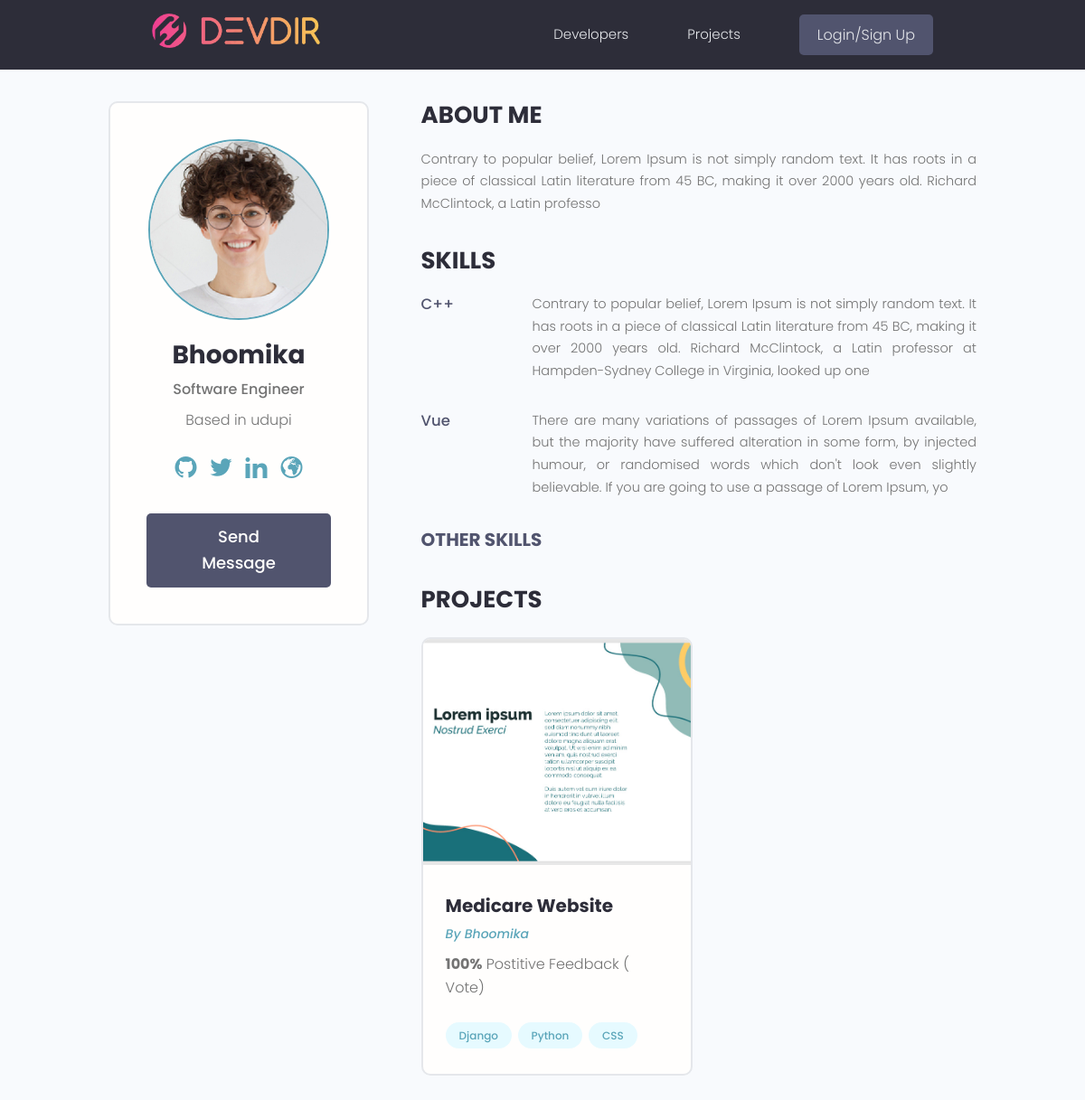
/user-profile/f60db098-cd04-4ef9-a49d-ca8eccd35673/, run on the app's committed database.
### users/models.py (models this page shows, shortened)
class Profile(models.Model):
    id = models.UUIDField(default = uuid.uuid4, primary_key=True, unique=True, editable=False)
    user = models.OneToOneField(User,blank=True, null=True, on_delete=models.CASCADE)
    name = models.CharField(max_length=200, blank=True, null=True)
    email = models.EmailField(max_length=200, blank=True, null=True)
    username = models.CharField(max_length=200, blank=True , null=True )
    short_intro = models.CharField(max_length=200, blank=True, null=True)
    bio = models.TextField(max_length=255, blank=True, null=True)
    location = models.CharField(max_length=255, blank=True, null=True)
    profile_image = models.ImageField(blank=True, null=True, upload_to='profiles/', default='profiles/user-default.png')
    social_github =  models.CharField(max_length=255, blank=True, null=True)
    social_twitter = models.CharField(max_length=255, blank=True, null=True)
    social_linkedin = models.CharField(max_length=255, blank=True, null=True)
    social_youtube = models.CharField(max_length=255, blank=True, null=True)
    social_website = models.CharField(max_length=255, blank=True, null=True)
    created = models.DateTimeField(auto_now_add= True )
    class Meta:
        ordering = ['created']
    @property
    def imageURL(self):
        try:
            url = self.profile_image.url
        except:
            url = ''
        return url

class Skill(models.Model):
    id = models.UUIDField(default = uuid.uuid4, primary_key=True, unique=True, editable=False)
    owner =models.ForeignKey('Profile',blank=True, null=True, on_delete=models.CASCADE)
    name = models.CharField(max_length=200, blank=True, null=True)
    description = models.TextField(max_length=255,blank=True, null=True)
    created = models.DateTimeField(auto_now_add= True)

### projects/models.py (models this page shows, shortened)
class Project(models.Model):
    id = models.UUIDField(default = uuid.uuid4, primary_key=True, unique=True, editable=False)
    owner = models.ForeignKey(Profile, null=True, blank=True, on_delete= models.CASCADE)
    title = models.CharField(max_length=200, blank=False, null=False)
    description = models.TextField(blank=True, null=True)
    featured_image = models.ImageField(blank=True, null=True, default= 'default.png')
    demo_link = models.CharField(max_length=255, blank=True, null=True)
    source_link = models.CharField(max_length=255, blank=True, null=True)
    tags = models.ManyToManyField('Tag', blank=True)
    vote_count = models.IntegerField(default=0, blank=True)
    vote_ratio = models.IntegerField(default=0, blank=True)
    created = models.DateTimeField(auto_now_add= True )
    class Meta:
        ordering = ['-vote_ratio','-created','title']
    @property
    def imageURL(self):
        try:
            url = self.featured_image.url
        except:
            url = ''
        return url

class Tag(models.Model):
    id = models.UUIDField(default = uuid.uuid4, primary_key=True, unique=True, editable=False)
    name = models.CharField(max_length=200, blank=False, null=False)
    created = models.DateTimeField(auto_now_add= True )
    def __str__(self):
        return self.name

### users/views.py (the view)
# urls.py: path('user-profile/<str:pid>/', views.userProfile, name="user-profile"),
def userProfile(request, pid):
    profile = Profile.objects.get(id=pid)
    topSkills = profile.skill_set.exclude(description__exact='')
    otherSkills = profile.skill_set.filter(description='')
    context = {'profile': profile , 'topSkills': topSkills, 'otherSkills': otherSkills}
    return render(request, 'user-profile.html', context)

### users/templates/user-profile.html (shortened to what this page needs)
{% extends 'main.html' %}
{% block content %}
<main class="profile my-md">
    <div class="container">
        <div class="layout">
            <div class="column column--1of3">
                <div class="card text-center">
                    <div class="card__body dev">
                        <img class="avatar avatar--xl" src="{{ profile.imageURL }}" />
                        <h2 class="dev__name">{{profile.name}}</h2>
                        <p class="dev__title">{{profile.short_intro}}</p>
                        <p class="dev__location">Based in {{profile.location}}</p>
                        <ul class="dev__social">
                            {% if profile.social_github %}
                            <li>
                                <a title="Github" href="{{profile.social_github}}" target="_blank"><i
                                        class="im im-github"></i></a>
                            </li>
                            {% endif %}
                            {% if profile.social_twitter %}
                            <li>
                                <a title="Twitter" href="{{profile.social_twitter}}" target="_blank"><i
                                        class="im im-twitter"></i></a>
                            </li>
                            {% endif %}
                            {% if profile.social_linkedin %}
                            <li>
                                <a title="LinkedIn" href="{{profile.social_linkedin}}" target="_blank"><i
                                        class="im im-linkedin"></i></a>
                            </li>
                            {% endif %}
                            {% if profile.social_website %}
                            <li>
                                <a title="Personal Website" href="{{profile.social_website}}" target="_blank"><i
                                        class="im im-globe"></i></a>
                            </li>
                            {% endif %}
                        </ul>
                        {% if request.user.profile.id != profile.id %}
                        <a href="{% url 'create-message' profile.id %}" class="btn btn--sub btn--lg">Send Message </a>
                        {% endif %}
                    </div>
                </div>
            </div>
            <div class="column column--2of3">
                <div class="devInfo">
                    <h3 class="devInfo__title">About Me</h3>
                    <p class="devInfo__about">{{profile.bio}}</p>
                </div>
                <div class="devInfo">
                    <h3 class="devInfo__title">Skills</h3>
                    <div class="devInfo__skills">
                        {% for skill in topSkills %}
                        <div class="devSkill">
                            <h4 class="devSkill__title">{{skill.name}}</h4>
                            <p class="devSkill__info">{{skill.description}}</p>
                        </div>
                        {% endfor %}
                        <h3 class="devInfo__subtitle">Other Skills</h3>
                    </div>
                </div>
                <div class="devInfo">
                    <h3 class="devInfo__title">Projects</h3>
                    <div class="grid grid--two">
                        {% for project in profile.project_set.all %}
                        <div class="column">
                            <div class="card project">
                                <a href="{% url 'project' project.id %}" class="project">
                                    <img class="project__thumbnail" src="{{project.imageURL}}"
                                        alt="project thumbnail" />
                                    <div class="card__body">
                                        <h3 class="project__title">{{project.title}}</h3>
                                        <p><a class="project__author"
                                                href="{% url 'user-profile' project.owner.id %}">By
                                                {{project.owner.name}}</a>
                                        </p>
                                        <p class="project--rating">
                                            <span style="font-weight: bold;">{{project.vote_ratio}}%</span> Postitive
                                            Feedback ({{project.vote_total}} Vote{{project.vote_total|pluralize:"s"}})
                                        </p>
                                        <div class="project__tags">
                                            {% for tag in project.tags.all %}
                                            <span class="tag tag--pill tag--main">
                                                <small>{{tag}}</small>
                                            </span>
                                            {% endfor %}
                                        </div>
                                    </div>
                                </a>
                            </div>
                        </div>
                        {% endfor %}
                    </div>
                </div>
            </div>
        </div>
    </div>
</main>
{% endblock content %}

### static/css/app.css (style rules this page uses)
:root { --color-sub: #2d2d39; }
.btn--sub { background-color: var(--color-sub-light); }
.card { border: 2px solid var(--color-light); }
img { width: 100%; }
.profile .card > .dev { padding: 4rem; }
.dev__name { color: var(--color-sub); font-size: 2.8rem; font-weight: 700; margin-top: 1rem; margin-bottom: 0.5rem; }
.dev__title { font-size: 1.6rem; font-weight: 500; line-height: 1.3; }
.dev__location { margin-top: 1rem; }
.dev__social { margin: 3rem 0; list-style: none; display: flex; justify-content: center; gap: 1.5rem; }
.devInfo { margin-bottom: 3rem; }
.devInfo__title, .devInfo__subtitle { font-size: 2.6rem; color: var(--color-sub); text-transform: uppercase; font-weight: 700; margin-bottom: 1.5rem; }
.devInfo__subtitle { font-size: 2rem; color: var(--color-sub-light); }
.devInfo__about, .devSkill__info { font-size: 1.45rem; line-height: 1.7; text-align: justify; }
.devSkill { margin-bottom: 3rem; }
.devSkill__title { font-size: 1.65rem; font-weight: 500; color: var(--color-sub-light); }
@media screen and (min-width: 700px) { .devSkill { display: flex; justify-content: space-between; gap: 3rem; } }
@media screen and (min-width: 700px) { .devSkill__info { flex-basis: 80%; } }
.project__author { font-size: 1.4rem; font-style: italic; }
.project--rating { margin-bottom: 1.6em; margin-top: .5em; }
.project__thumbnail { height: 25rem; object-fit: cover; object-position: top center; }
.project__title { font-size: 2rem; font-weight: 700; color: var(--color-sub); }

### static/uikit/styles/modules/_variables.css (style rules this page uses)
:root { --color-main: #5aa5b9; --color-main-light: #e6faff; --color-sub: #3f4156; --color-sub-light: #51546e; --color-sub-lighter: #ededfd; --color-text: #737373; --color-gray: #8b8b8b; --color-light: #e5e7eb; --color-light-gray: #767676; --color-bg: #f8fafd; --color-white: #fffefd; --color-white-light: #f3f3f3; --color-success: #359e64; --color-success-bg: #def8e8; --color-error: #fc4b0b; --color-error-bg: #fff2ee; --font-base: 'Poppins', arial, helvetica, 'Segoe UI', roboto, ubuntu, sans-serif; --font-monospace: 'Fira Code', 'Courier New', courier, monospace; --font-regular: 300; --font-medium: 500; --font-bold: 700; --generic-shadow: 1px 1px 5px #00000010; --generic-transition: all 0.3s ease-in-out; }

### static/uikit/styles/modules/_base.css (style rules this page uses)
* { margin: 0; padding: 0; box-sizing: border-box; text-rendering: optimizeLegibility; color: inherit; font-size: inherit; }
html { font-size: 50%; }
@media only screen and (min-width: 480px) { html { font-size: 56.25%; } }
@media only screen and (min-width: 1200px) { html { font-size: 62.5%; } }
body { line-height: 1.6; font-weight: 400; font-size: 1.5rem; color: var(--color-text); background-color: var(--color-bg); min-height: 100vh; }

### static/uikit/styles/modules/_typography.css (style rules this page uses)
* { font-family: var(--font-base); }
h2 { font-size: 3.6rem; font-weight: var(--font-bold); }
h3 { font-size: 3.2rem; font-weight: var(--font-medium); }
h4 { font-size: 2.8rem; font-weight: var(--font-medium); }
p, span, strong { font-size: 1.6rem; color: var(--color-text); font-weight: var(--font-regular); }
a { padding-bottom: 2px; text-decoration: none; display: inline-block; color: var(--color-main); font-weight: var(--font-medium); }

### static/uikit/styles/modules/_utilities.css (style rules this page uses)
.container { width: 92%; max-width: 165rem; margin: 0 auto; box-sizing: border-box; }
@media screen and (min-width: 1000px) { .container { width: 90%; } }
@media screen and (min-width: 1200px) { .container { width: 80%; } }
.text-center { text-align: center; }
.my-md { margin: 3rem auto; }

### static/uikit/styles/modules/_avatar.css (style rules this page uses)
.avatar { border-radius: 50%; border: 2px solid var(--color-main); object-fit: cover; }
.avatar--xl { height: 20rem; width: 20rem; }

### static/uikit/styles/modules/_button.css (style rules this page uses)
.btn { display: inline-block; position: relative; cursor: pointer; background-color: var(--color-light); font-weight: var(--font-medium); color: var(--color-sub); text-decoration: none; padding: 1rem 2rem; border-radius: 0.5rem; border: none; width: -webkit-fit-content; width: -moz-fit-content; width: fit-content; height: -webkit-fit-content; height: -moz-fit-content; height: fit-content; font-size: 1.6rem; outline-width: 0; outline-color: transparent; -webkit-backface-visibility: hidden; backface-visibility: hidden; transition: all 0.3s ease-in-out; }
.btn--sub { background-color: var(--color-sub); color: var(--color-white); }
.btn--lg { font-size: 1.8rem; padding: 1.2rem 4.5rem; }

### static/uikit/styles/modules/_card.css (style rules this page uses)
.card { border-radius: 1rem; background-color: var(--color-white); border: 1.5px solid var(--color-light); width: auto; height: auto; margin-top: 0.5rem; margin-bottom: 0.5rem; overflow: hidden; }
.card__body, .card__header { padding: 2rem 2.5rem; }

### data on the page
Profile: imageURL (picture), name "Bhoomika", short_intro "Software Engineer", location "udupi", bio "Contrary to popular belief, Lorem Ipsum is not simply random text. It has roots in a piece of classical Latin literature from 45 BC, making it over 2000 years old. Richard McClintock, a Latin professo"
Skill: name "C++", description "Contrary to popular belief, Lorem Ipsum is not simply random text. It has roots in a piece of classical Latin literature from 45 BC, making it over 2000 years old. Richard McClintock, a Latin professor at Hampden-Sydney College in Virginia, looked up one"
Skill: name "Vue", description "There are many variations of passages of Lorem Ipsum available, but the majority have suffered alteration in some form, by injected humour, or randomised words which don't look even slightly believable. If you are going to use a passage of Lorem Ipsum, yo"
Project: imageURL (picture), title "Medicare Website", owner.name "Bhoomika", vote_ratio "100"
Tag: name "Django"
Tag: name "Python"
Tag: name "CSS"
